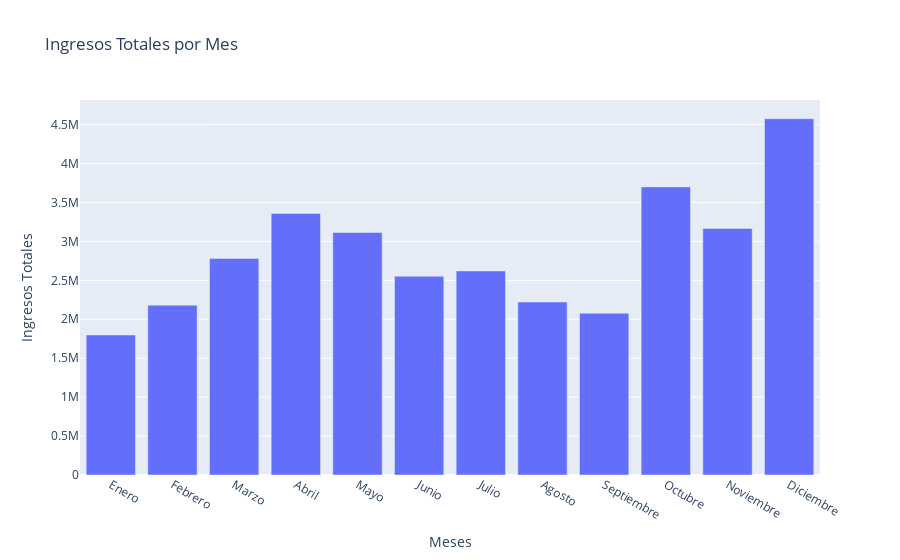

Notebook source saved alongside this figure:
### Code cell
# Crea un gráfico de barras en Plotly
fig = go.Figure(data=[go.Bar(x=nombres_meses, y=ingreso_total_meses)])

# Personaliza el diseño del gráfico si es necesario
fig.update_layout(title='Ingresos Totales por Mes', xaxis_title='Meses', yaxis_title='Ingresos Totales')

# Muestra el gráfico
fig.show()

### Figure 1 — Plotly figure (JSON) as saved in the notebook; plotly's stock layout.template omitted (floating-point values rounded to 4 significant figures)
{"data": [{"type": "bar", "x": ["Enero", "Febrero", "Marzo", "Abril", "Mayo", "Junio", "Julio", "Agosto", "Septiembre", "Octubre", "Noviembre", "Diciembre"], "y": [1797841, 2181379, 2781867, 3359451, 3114751, 2552452, 2621017, 2221405, 2077498, 3700449, 3166761, 4575407]}], "layout": {"title": {"text": "Ingresos Totales por Mes"}, "xaxis": {"title": {"text": "Meses"}}, "yaxis": {"title": {"text": "Ingresos Totales"}}}}
